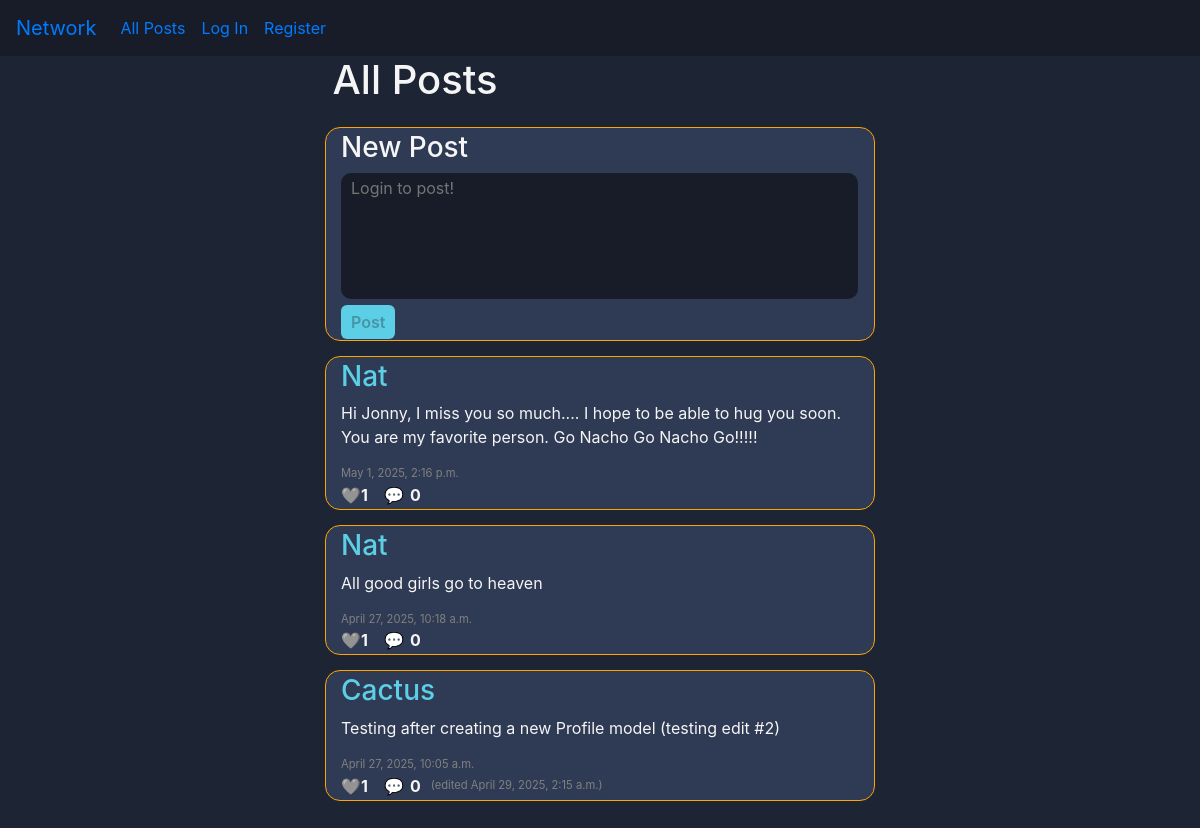
The page / on the database its author committed.
### network/models.py (models this page shows, shortened)
class Post(models.Model):
    profile = models.ForeignKey("Profile", on_delete=models.CASCADE)
    content = models.TextField(max_length=512, blank=False, null=False)
    likes = models.ManyToManyField("Profile", blank=True, related_name="liked_posts")
    timestamp = models.DateTimeField(auto_now_add=True)
    edited_timestamp = models.DateTimeField(auto_now_add=False, null=True) # TODO
    @property
    def like_count(self):
        return self.likes.count()
    @property
    def comment_count(self):
        return self.comment_set.count()

class Profile(models.Model):
    user = models.OneToOneField(User, on_delete=models.CASCADE)
    following = models.ManyToManyField("self", symmetrical=False, blank=True, related_name="followers")
    saved_posts = models.ManyToManyField("Post", blank=True, related_name="saved_by_profiles")
    profile_picture = models.ImageField(upload_to='profile_pics/', blank=True, null=True) # TODO
    profile_picture_url = models.URLField(blank=True, null=True) # TODO
    bio = models.CharField(max_length=512, null=True, blank=True) # TODO

class User(AbstractUser):
    pass

### network/views.py (the view)
# urls.py: path("", views.index, name="index"),
def index(request):
    return post_paginator(
        request,
        query=Post.objects.select_related("profile").order_by("-timestamp"),
        template="network/index.html",
        title="All Posts",
    )

### network/views.py (called while the page is built)
def post_paginator(request, query, template, title, user_obj=None):
    paginator = Paginator(query, 10)
    page_number = request.GET.get("page")
    page_obj = paginator.get_page(page_number)
    return render(request, template, {
        "page_obj": page_obj,
        "title": title,
        "user_obj": user_obj
    })

### network/templates/network/index.html (shortened to what this page needs)
{% extends "network/layout.html" %}
{% load static %}
{% block body %}
    <div class="header-div">
        <h1 class="header-txt">All Posts</h1>
    </div>
    <div class="post-div">
        <form id="post-form">
            <h3>New Post</h3>
            <textarea class="post-textarea" id="content" rows="5" cols="50" {% if  not request.user.is_authenticated %}placeholder="Login to post!" disabled{% endif %} required></textarea>
            <div>
                <button id="post-btn" class="post-btn" {% if not request.user.is_authenticated %}disabled{% endif %}>Post</button>
            </div>
        </form>
    </div>
    {% include "network/partials/load_posts.html" with page_obj=page_obj %}
{% endblock %}

### network/templates/network/partials/load_posts.html (shortened to what this page needs)
<div class="posts-div">
    {% for post in page_obj %}
        <div class="post-div">
            <h3><a class="post-header-txt" href="{% url 'profile' username=post.profile.user.username %}">{{ post.profile.user.username }}</a></h3>
            <div class="post-text-div">
                <p class="post-text">{{ post.content }}</p>
            </div>
            <p class="timestamp-txt">{{ post.timestamp }}</p>
            <div class="post-interact-div">
                {% if user.is_authenticated %}
                    <button class="like-btn post-interact-btn" data-id="{{ post.id }}"
                    data-liked="{% if user in post.likes.all %}true{% else %}false{% endif %}">❤️</button>
                {% else %}
                    🩶
                {% endif %}
                <strong class="like-count count">{{ post.like_count }}</strong>
                <button class="post-interact-btn" data-id="{{ post.id }}">💬</button>
                <strong class="comment-count count">{{ post.comment_count }}</strong>
                    <p class="edited-timestamp-txt timestamp-txt">
                        {% if post.edited_timestamp %}
                            (edited {{ post.edited_timestamp }})
                        {% endif %}
                    </p>
            </div>
        </div>
    {% endfor %}
</div>

### network/static/network/styles.css (style rules this page uses)
* { margin: 0; box-sizing: border-box; }
.header-txt { align-self: flex-start; margin-left: 15px; width: 550px; }
.post-header-txt { color: #5ccfe6; }
.post-textarea { background-color: #171c28; color: whitesmoke; padding: 3px 10px; border-radius: 10px; border: none; resize: none; width: 97%; }
.post-div { border-radius: 15px; width: 550px; background-color: #2f3b54; margin-top: 15px; padding: 3px 0 1px 15px; border: 1px solid orange; }
.post-btn { background-color: #5ccfe6; border: none; border-radius: 6px; padding: 5px 10px 5px 10px; font-weight: 600; }
.post-interact-div { width: 100%; display: inline-flex; align-items: center; }
.count { margin-right: 10px; }
.post-interact-btn { border: none; background-color: inherit; }
.timestamp-txt { font-size: 0.7rem; color: grey; margin: 0; }

### rows shown on the page
Post: profile.user.username "Nat", content "Hi Jonny, I miss you so much.... I hope to be able to hug you soon. You are my favorite person. Go Nacho Go Nacho Go!!!!!", timestamp "May 1, 2025, 2:16 p.m.", like_count "1", comment_count "0"
Post: profile.user.username "Nat", content "All good girls go to heaven", timestamp "April 27, 2025, 10:18 a.m.", like_count "1", comment_count "0"
Post: profile.user.username "Cactus", content "Testing after creating a new Profile model (testing edit #2)", timestamp "April 27, 2025, 10:05 a.m.", like_count "1", comment_count "0", edited_timestamp "April 29, 2025, 2:15 a.m."
